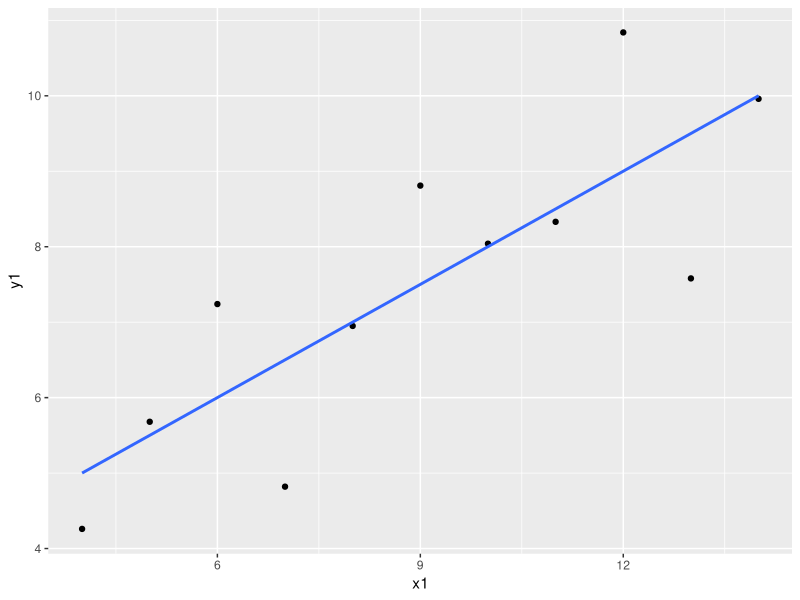

R code for this plot:
library(tidyverse)
anscombe %>% 
    ggplot(aes(x = x1, y = y1)) +
    geom_point() +
    geom_smooth(method = "lm", se = FALSE)
